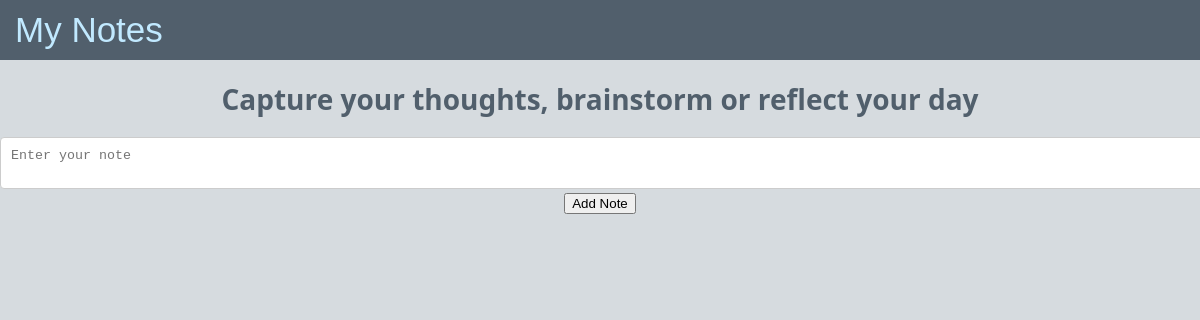
/notes (signed in), run on an earlier commit of the app's database.
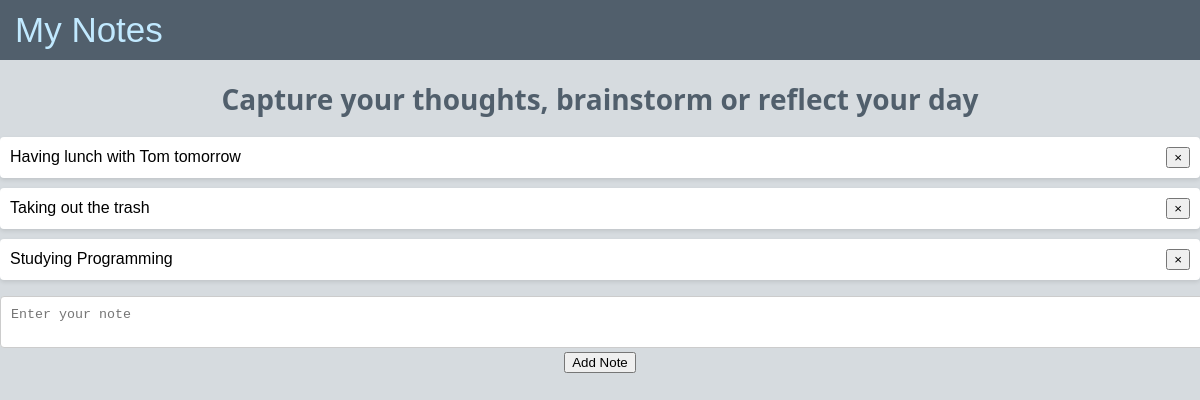
And on a later commit of the database.
### project/models.py (models this page shows)
class Note(db.Model):
    id = db.Column(db.Integer, primary_key=True)
    data = db.Column(db.String(10000))
    date = db.Column(db.DateTime(timezone=True), default=func.now())
    user_id = db.Column(db.Integer, db.ForeignKey('user.id'))

### project/views.py (the view)
@views.route("/notes", methods=["GET", "POST"])
@login_required
def note():
    if request.method == 'POST':
        note_text = request.form.get('note')
        print(f"Received note text: {note_text}")
    return render_template("notes.html", user=current_user)

### project/__init__.py (called while the page is built)
def create_app():
    app = Flask(__name__)
    app.config['SECRET_KEY'] = 'sexy_presentation'
    app.config['SQLALCHEMY_DATABASE_URI'] = f'sqlite:///{DB_NAME}'
    app.config['CACHE_TYPE'] = 'simple'
    cache.init_app(app)
    db.init_app(app)
    from project.views import views
    from project.auth import auth
    app.register_blueprint(views, url_prefix='/')
    app.register_blueprint(auth, url_prefix='/')
    from .models import User
    with app.app_context():
        db.create_all()
    login_manager = LoginManager()
    login_manager.login_view = 'auth.login'
    login_manager.init_app(app)
    @login_manager.user_loader
    def load_user(id):
        return User.query.get(int(id))
    return app

### project/templates/notes.html (shortened to what this page needs)
<!DOCTYPE html>
<html lang="en">
<head>
</head>
<body>
    <header class="header">
        <div class="header_title">My Notes</div>
    </header>
    <div class="container">
        <div align = "center">
        <h1 id="page-title">Capture your thoughts, brainstorm or reflect your day</h1>
        </div>
        <ul id="notes">
            {% for note in user.notes %}
            <li id="note-{{ note.id }}" class="list-group-item">
                {{ note.data }}
                <button type="button" class="close" onclick="deleteNote({{ note.id }})">
                    <span aria-hidden="true">&times;</span>
                </button>
            </li>
            {% endfor %}
        </ul>
        <div class="form-container">
            <form onsubmit="event.preventDefault(); addNote();">
                <textarea id="note" class="form-control" placeholder="Enter your note"></textarea>
                <br>
                <div align="center">
                    <button type="submit" class="btn btn-primary">Add Note</button>
                </div>
            </form>
        </div>
    </div>
</body>
</html>

### project/templates/notes.html (style rules this page uses)
body { margin: 0; padding: 0; font-family: Arial, sans-serif; background-color: #D6DBDF; overflow-x: hidden; }
.header { display: flex; justify-content: space-between; align-items: center; padding: 10px; background-color: #515F6C; color: #C1E9FF; height: 40px; position: sticky; top: 0; z-index: 1000; }
.header_title { font-size: 35px; padding-left: 5px; }
.list-group-item { display: flex; justify-content: space-between; align-items: center; padding: 10px; margin-bottom: 10px; background-color: #fff; border-radius: 4px; box-shadow: 0 2px 4px rgba(0, 0, 0, 0.1); }
#page-title { color: #515F6C; font-size: 28px; font-weight: bold; font-family: 'Segoe UI', Tahoma, Geneva, Verdana, sans-serif; margin-top: 20px; }
#notes { padding: 0; list-style: none; }
#note { width: 100%; padding: 10px; border-radius: 4px; border: 1px solid #ccc; }

What changed in the data, as far as the page shows it:
added Note: data "Having lunch with Tom tomorrow"
added Note: data "Taking out the trash"
added Note: data "Studying Programming"
